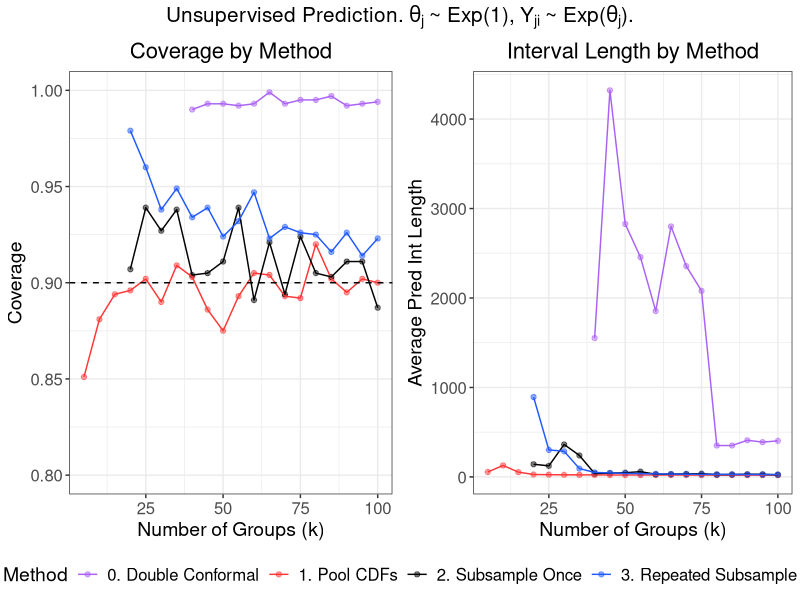

This chart was generated by the following R code:
# Coverage/size plots for unsupervised method 2

library(grid)
library(gridExtra)
library(tidyverse)
library(data.table)

# Create theme
paper_theme <- theme_bw() +
  theme(plot.title = element_text(hjust = 0.5, size = 16),
        plot.subtitle = element_text(hjust = 0.5, size = 14),
        legend.title = element_text(size = 14),
        axis.title = element_text(size = 14),
        legend.text = element_text(size = 12),
        axis.text = element_text(size = 12),
        strip.text = element_text(size = 12),
        panel.spacing = unit(1.2, "lines"))

# Read in data
method_0 <- fread(file = "sim_data/appendix/unsup_exp_exp/method_0.csv") %>%
  mutate(Method = "0. Double Conformal")

method_1 <- fread(file = "sim_data/appendix/unsup_exp_exp/method_1.csv") %>%
  mutate(Method = "1. Pool CDFs")

method_2 <- fread(file = "sim_data/appendix/unsup_exp_exp/method_2.csv") %>%
  mutate(Method = "2. Subsample Once")

method_3 <- fread(file = "sim_data/appendix/unsup_exp_exp/method_3.csv") %>%
  rename(coverage = coverage_2alpha, avg_length = avg_length_2alpha) %>%
  mutate(Method = "3. Repeated Subsample")

# Merge results across methods
results <- rbind(method_0, method_1, method_2, method_3)

########################
##### Create plots #####
########################

# Coverage vs k, smaller values of k
cov_small_k <- results %>%
  dplyr::filter(k <= 100, n == 100, !is.na(coverage)) %>%
  mutate(Method = factor(
    Method,
    levels = c("0. Double Conformal",
               "1. Pool CDFs",
               "2. Subsample Once",
               "3. Repeated Subsample"),
    labels = c("0. Double Conformal",
               "1. Pool CDFs",
               "2. Subsample Once",
               "3. Repeated Subsample"))) %>%
  ggplot(aes(x = k, y = coverage, color = Method)) +
  geom_point(alpha = 0.5) +
  geom_line() +
  geom_hline(yintercept = 0.90, lty = "dashed") +
  lims(y = c(0.8, 1)) +
  labs(x = "Number of Groups (k)",
       y = "Coverage",
       title = "Coverage by Method") +
  scale_color_manual(values = c("#AB62F4", "#FF3636", "black", "#2059FF"),
                     labels = c("0. Double Conformal",
                                "1. Pool CDFs",
                                "2. Subsample Once",
                                "3. Repeated Subsample")) +
  paper_theme +
  theme(legend.position = "bottom")

# Size vs k, smaller values of k
size_small_k <- results %>%
  dplyr::filter(k <= 100, n == 100, !is.na(coverage)) %>%
  mutate(Method = factor(
    Method,
    levels = c("0. Double Conformal",
               "1. Pool CDFs",
               "2. Subsample Once",
               "3. Repeated Subsample"),
    labels = c("0. Double Conformal",
               "1. Pool CDFs",
               "2. Subsample Once",
               "3. Repeated Subsample"))) %>%
  ggplot(aes(x = k, y = avg_length, color = Method)) +
  geom_point(alpha = 0.5) +
  geom_line() +
  labs(x = "Number of Groups (k)",
       y = "Average Pred Int Length",
       title = "Interval Length by Method") +
  scale_color_manual(values = c("#AB62F4", "#FF3636", "black", "#2059FF"),
                     labels = c("0. Double Conformal",
                                "1. Pool CDFs",
                                "2. Subsample Once",
                                "3. Repeated Subsample")) +
  paper_theme +
  theme(legend.position = "none")

# Code to extract legend: http://www.sthda.com/english/wiki/wiki.php?id_contents=7930#add-a-common-legend-for-multiple-ggplot2-graphs
get_legend<-function(myggplot){
  tmp <- ggplot_gtable(ggplot_build(myggplot))
  leg <- which(sapply(tmp$grobs, function(x) x$name) == "guide-box")
  legend <- tmp$grobs[[leg]]
  return(legend)
}

legend <- get_legend(cov_small_k)

cov_small_k <- cov_small_k + theme(legend.position = "none")

# Combine plots of coverage and pred int length in unbalanced setting

exp_theta_exp_Y_coverage_size <-
  grid.arrange(cov_small_k, size_small_k, legend, ncol = 2, nrow = 2,
               layout_matrix = rbind(c(1, 2), c(3, 3)),
               widths = c(2.7, 2.7), heights = c(2, 0.2),
               top = textGrob(expression("Unsupervised Prediction."~theta[j]~
                                           "~ Exp(1),"~Y["ji"]~"~ Exp("*theta[j]*")."),
                              gp = gpar(fontsize = 15,font = 8)))

######################
##### Save plots #####
######################

ggsave(plot = exp_theta_exp_Y_coverage_size,
       filename = "sim_figures/appendix/exp_theta_exp_Y.pdf",
       width = 10, height = 4)
